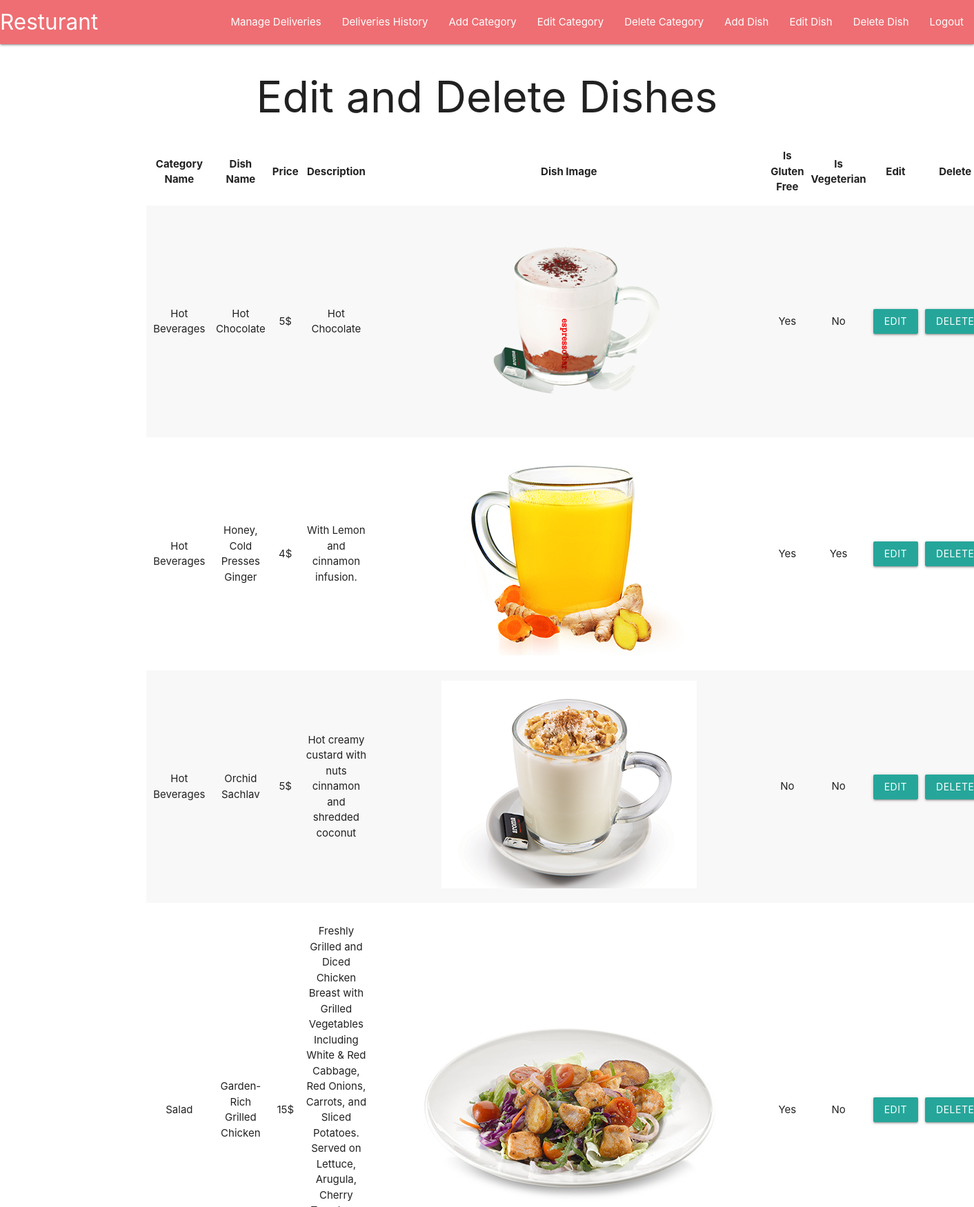
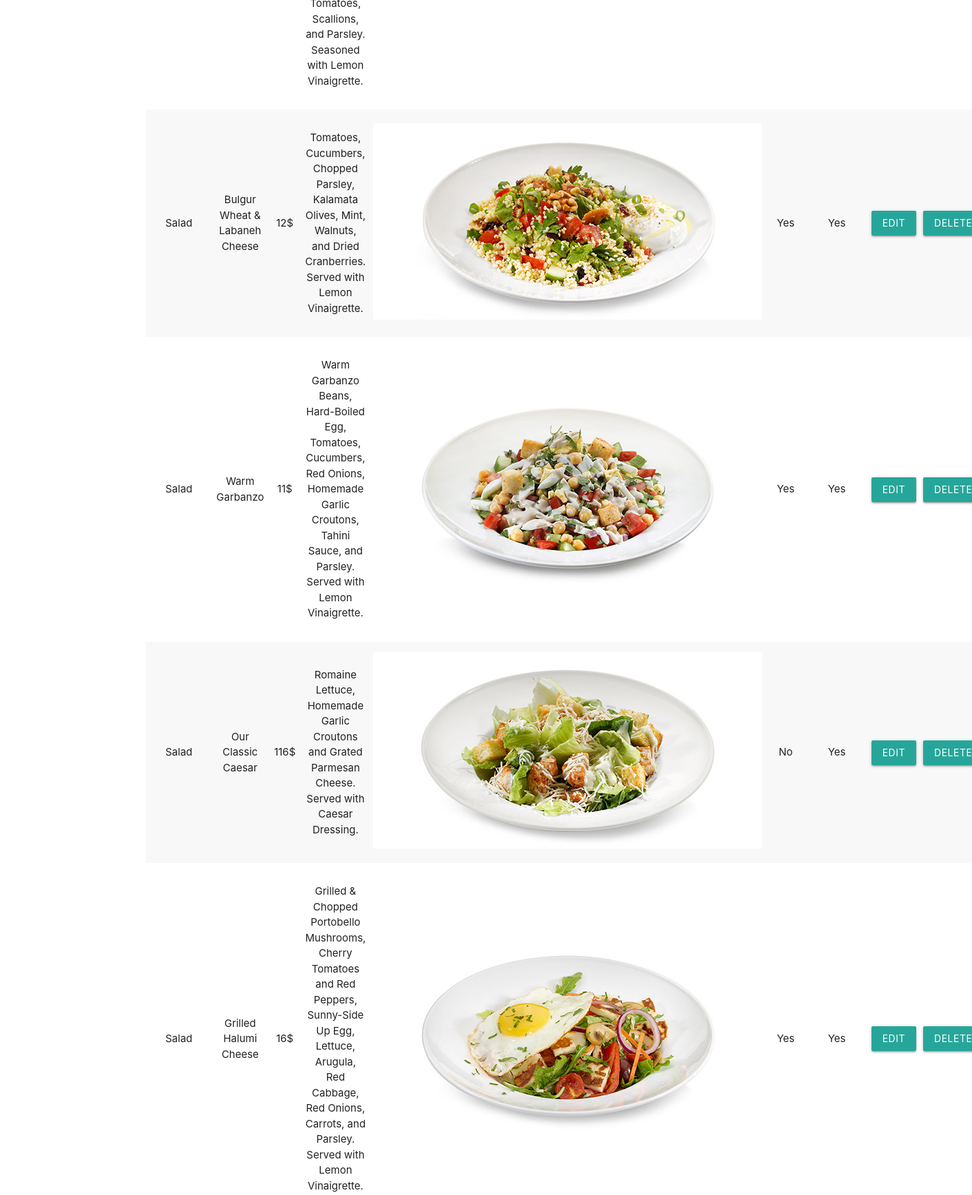
Screenshot of /manager/dishes (signed in, upper part) with the database file from the repository (2 pictures, top to bottom).
### category/models.py (models this page shows, shortened)
class Category(models.Model):
    name = models.CharField(max_length=200,unique=True)
    image = models.TextField()

### dish/models.py (models this page shows, shortened)
class Dish(models.Model):
    name = models.CharField(max_length=200)
    price = models.PositiveIntegerField(default=1, validators=[MinValueValidator(1)])
    description = models.TextField(blank=True)
    image = models.TextField(blank=True)
    is_gluten_free = models.BooleanField()
    is_vegeterian = models.BooleanField()
    category = models.ForeignKey(Category,on_delete=models.CASCADE)

### manager/views.py (the view)
# urls.py: path("dishes",views.show_manager_dishes,name="show-manager-dishes"),
@login_required(login_url="login-manager")
def show_manager_dishes(request):
    if request.user.is_authenticated and not request.user.is_staff:
        return redirect('show-categories')
    categories = Category.objects.all()
    return render(request,"manager/manager_dishes.html",{"categories":categories})

### manager/templates/manager/manager_dishes.html (shortened to what this page needs)
{%extends 'layouts/layout.html'%}
{% block content %}
{% include 'common/navbar_manager.html' %}
<h1 style="text-align: center;"> Edit and Delete Dishes</h1>
<div class="container">
    <table class="striped centered">
        <thead>
          <tr>
              <th>Category Name</th>
              <th>Dish Name</th>
              <th>Price</th>
              <th>Description</th>
              <th>Dish Image</th>
              <th>Is Gluten Free</th>
              <th>Is Vegeterian</th>
              <th>Edit</th>
              <th>Delete</th>
          </tr>
        </thead>
        <tbody>
            {% for category in categories %}
                {% for dish in category.dish_set.all %}
                    <tr>
                        <td>{{category.name}}</td>
                        <td>{{dish.name}}</td>
                        <td>{{dish.price}}$</td>
                        <td>{{dish.description | linebreaks}}</td>
                        <td><img src="{{dish.image}}" alt="{{dish.name}}"></td>
                        {% if dish.is_gluten_free %}
                            <td>Yes</td>
                        {% else %}
                            <td>No</td>
                        {% endif %}
                        {% if dish.is_vegeterian %}
                            <td>Yes</td>
                        {% else %}
                            <td>No</td>
                        {% endif %}
                        <td>
                            <form action="{% url 'edit-dish' id=dish.id %}" method="POST">
                                <button type="submit" class="waves-effect waves-light btn">Edit</button>
                            </form>
                        </td>
                        <td>
                            <form action="{% url 'delete-dish' id=dish.id %}" method="POST">
                                <button type="submit" class="waves-effect waves-light btn">Delete</button>
                            </form>
                        </td>
                    </tr>
                {% endfor %}
            {% endfor %}
        </tbody>
      </table>
</div>
{% endblock content %}

### rows the page displays
Category: name "Hot Beverages"
Dish: name "Hot Chocolate", price "5", description "Hot Chocolate", image (picture), is_gluten_free "Yes", is_vegeterian "No"
Dish: name "Honey, Cold Presses Ginger", price "4", description "With Lemon and cinnamon infusion.", image (picture), is_gluten_free "Yes", is_vegeterian "Yes"
Dish: name "Orchid Sachlav", price "5", description "Hot creamy custard with nuts cinnamon and shredded coconut", image (picture), is_gluten_free "No", is_vegeterian "No"
Category: name "Salad"
Dish: name "Garden-Rich Grilled Chicken", price "15", description "Freshly Grilled and Diced Chicken Breast with Grilled Vegetables Including White & Red Cabbage, Red Onions, Carrots, and Sliced Potatoes. Served on Lettuce, Arugula, Cherry Tomatoes, Scallions, and Parsley. Seasoned with Lemon Vinaigrette.", image (picture), is_gluten_free "Yes", is_vegeterian "No"
Dish: name "Bulgur Wheat & Labaneh Cheese", price "12", description "Tomatoes, Cucumbers, Chopped Parsley, Kalamata Olives, Mint, Walnuts, and Dried Cranberries. Served with Lemon Vinaigrette.", image (picture), is_gluten_free "Yes", is_vegeterian "Yes"
Dish: name "Warm Garbanzo", price "11", description "Warm Garbanzo Beans, Hard-Boiled Egg, Tomatoes, Cucumbers, Red Onions, Homemade Garlic Croutons, Tahini Sauce, and Parsley. Served with Lemon Vinaigrette.", image (picture), is_gluten_free "Yes", is_vegeterian "Yes"
Dish: name "Our Classic Caesar", price "116", description "Romaine Lettuce, Homemade Garlic Croutons and Grated Parmesan Cheese. Served with Caesar Dressing.", image (picture), is_gluten_free "No", is_vegeterian "Yes"
Dish: name "Grilled Halumi Cheese", price "16", description "Grilled & Chopped Portobello Mushrooms, Cherry Tomatoes and Red Peppers, Sunny-Side Up Egg, Lettuce, Arugula, Red Cabbage, Red Onions, Carrots, and Parsley. Served with Lemon Vinaigrette.", image (picture), is_gluten_free "Yes", is_vegeterian "Yes"
